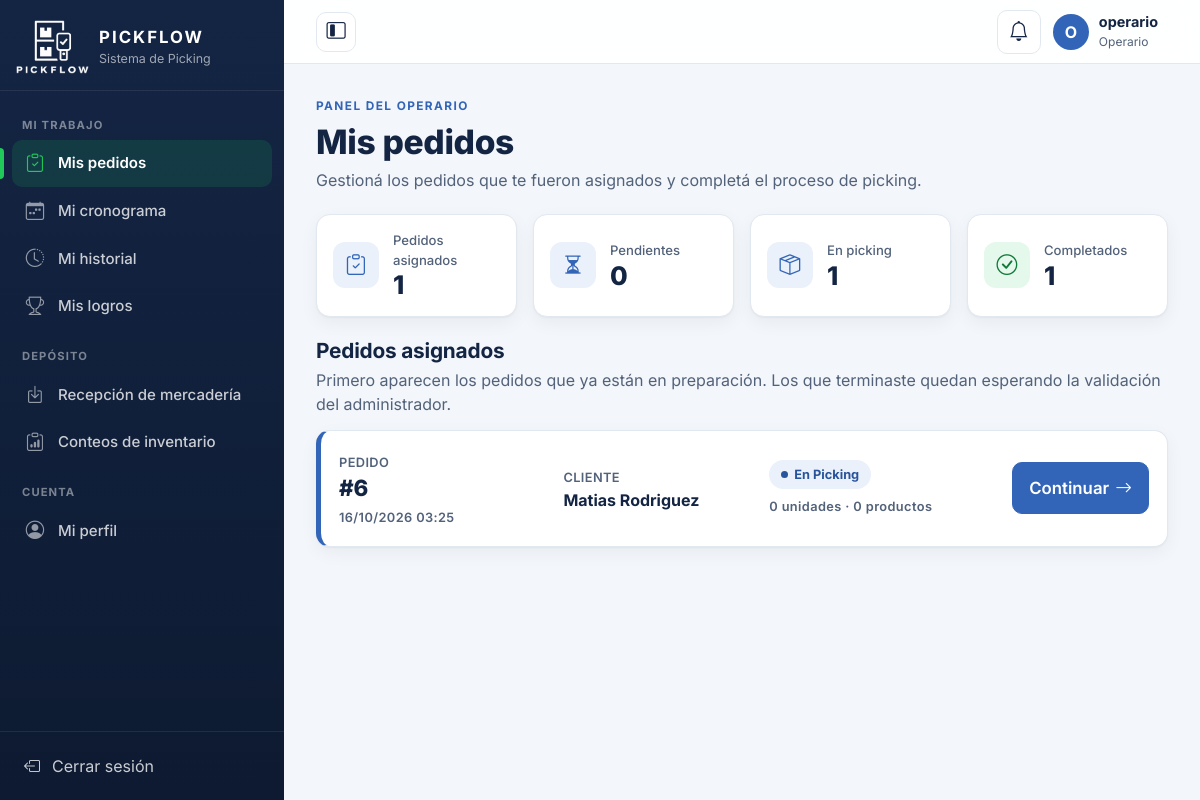
/index.php?c=picking (signed in), run on the app's committed database.
### tables this page shows
CREATE TABLE Pedido (
    id_pedido INT AUTO_INCREMENT PRIMARY KEY,
    fecha_creacion DATETIME NOT NULL,
    fecha_inicio_picking DATETIME NULL,         
    fecha_entrega DATETIME,                     
    estado VARCHAR(20) NOT NULL,
    recogido BOOLEAN NOT NULL DEFAULT FALSE,
    ci_cliente VARCHAR(8) NOT NULL,
    ci_operario VARCHAR(8),
    FOREIGN KEY (ci_cliente) REFERENCES Cliente(CI),
    FOREIGN KEY (ci_operario) REFERENCES Operario(CI)
);

### controller/Controlador.php (called while the page is built, shortened)
<?php
abstract class Controlador
{
    protected function vista($vista, array $datos = [])
    {
        $datos['csrf'] = $this->tokenCsrf();
        $datos['sesion'] = ['usuario' => (string)($_SESSION['usuario'] ?? ''), 'rol' => $this->rol(), 'foto' => $this->fotoUsuario()];
        extract($datos);
        require RAIZ . '/view/' . $vista . '.php';
    }
    protected function rol()
    {
        return $_SESSION['rol'] ?? '';
    }
    protected function fotoUsuario()
    {
        return fotoPerfil($_SESSION['foto']);
    }
    protected function tokenCsrf()
    {
        return $_SESSION['csrf'];
    }
}

### controller/PickingController.php (called while the page is built, shortened)
<?php
class PickingController extends Controlador
{
    public function index()
    {
        $ci = $this->ciUsuario();
        $modelo = new Picking();
        $pendientes = $modelo->contarPorEstado($ci, 'Pendiente');
        $enPicking = $modelo->contarPorEstado($ci, 'En Picking');
        $this->vista('operario/dashboard', [
            'pendientes' => $pendientes,
            'enPicking' => $enPicking,
            'completados' => $modelo->contarPorEstado($ci, 'Completado'),
            'asignados' => $pendientes + $enPicking,
            'pedidos' => $modelo->pedidosAsignados($ci),
        ]);
    }
}

### index.php (called while the page is built, shortened)
<?php
require RAIZ . '/model/Conexion.php';
require RAIZ . '/model/Modelo.php';
require RAIZ . '/view/ayudas.php';
require RAIZ . '/controller/Controlador.php';
$accion = $_GET['a'] ?? 'index';
$controlador = new $rutas[$nombre]();
$controlador->$accion();

### model/Modelo.php (called while the page is built, shortened)
<?php
abstract class Modelo
{
    protected $db;
    public function __construct()
    {
        $this->db = Conexion::obtener();
    }
    protected function preparar($sql, $tipos = '', array $parametros = [])
    {
        $stmt = $this->db->prepare($sql);
        if ($tipos !== '') {
            $stmt->bind_param($tipos, ...$parametros);
        }
        $stmt->execute();
        return $stmt;
    }
    protected function filas($sql, $tipos = '', array $parametros = [])
    {
        $stmt = $this->preparar($sql, $tipos, $parametros);
        $resultado = $stmt->get_result();
        $filas = $resultado ? $resultado->fetch_all(MYSQLI_ASSOC) : [];
        return $filas;
    }
    protected function fila($sql, $tipos = '', array $parametros = [])
    {
        return $this->filas($sql, $tipos, $parametros)[0] ?? null;
    }
    protected function valor($sql, $tipos = '', array $parametros = [])
    {
        $fila = $this->fila($sql, $tipos, $parametros);
        return $fila === null ? null : reset($fila);
    }
}

### model/Conexion.php (called while the page is built, shortened)
<?php
class Conexion
{
    private static $conexion = null;
    public static function obtener()
    {
        if (self::$conexion === null) {
            try {
                $conexion = new mysqli(self::SERVIDOR, self::USUARIO, self::PASSWORD, self::BASE_DATOS, self::PUERTO);
            } catch (mysqli_sql_exception $ex) {
                error_log('PICKFLOW: error de conexión MySQL: ' . $ex->getMessage());
                http_response_code(503);
                exit('No se pudo conectar con la base de datos. Verificá que MySQL esté iniciado.');
            }
            $conexion->set_charset('utf8mb4');
            $conexion->query("SET time_zone = '-03:00'");
            self::$conexion = $conexion;
        }
        return self::$conexion;
    }
}

### model/Picking.php (called while the page is built, shortened)
<?php
class Picking extends Modelo
{
    public function contarPorEstado($ci, $estado)
    {
        return (int)$this->valor("SELECT COUNT(*) FROM Pedido WHERE ci_operario = ? AND estado = ?", 'ss', [$ci, $estado]);
    }
    public function pedidosAsignados($ci)
    {
        return $this->filas("SELECT p.id_pedido AS id, p.estado, p.fecha_creacion AS fecha,
                                    pc.usuario AS cliente,
                                    COUNT(DISTINCT t.id_producto) AS productos_diferentes,
                                    COALESCE(SUM(t.Cantidad), 0) AS total_productos
                             FROM Pedido p
                             INNER JOIN Cliente c ON c.CI = p.ci_cliente
                             INNER JOIN Persona pc ON pc.CI = c.CI
                             LEFT JOIN Tiene t ON t.id_pedido = p.id_pedido
                             WHERE p.ci_operario = ? AND p.estado IN ('Pendiente', 'En Picking', 'Por validar')
                             GROUP BY p.id_pedido, p.estado, p.fecha_creacion, pc.usuario
                             ORDER BY FIELD(p.estado, 'En Picking', 'Pendiente', 'Por validar'), p.fecha_creacion ASC", 's', [$ci]);
    }
}

### view/ayudas.php (called while the page is built, shortened)
<?php
function e($texto)
{
    return htmlspecialchars((string)$texto, ENT_QUOTES, 'UTF-8');
}
function url($controlador = 'inicio', $accion = 'index', array $parametros = [])
{
    $ruta = ['c' => $controlador];
    if ($accion !== 'index') {
        $ruta['a'] = $accion;
    }
    return 'index.php?' . http_build_query($ruta + $parametros, '', '&', PHP_QUERY_RFC3986);
}
function fecha($valor, $formato = 'd/m/Y H:i')
{
    return $valor ? date($formato, strtotime($valor)) : '';
}

### view/operario/dashboard.php (the view, shortened to what this page needs)
<?php
require RAIZ . '/view/layout/cabecera.php';
?>
<section class="encabezado">
    <span class="encabezado-etiqueta">PANEL DEL OPERARIO</span>
    <h1>Mis pedidos</h1>
    <p>Gestioná los pedidos que te fueron asignados y completá el proceso de picking.</p>
</section>
<section class="indicadores">
    <div class="indicador"><i class="bi bi-clipboard-check"></i><div><span>Pedidos asignados</span><strong><?= $asignados ?></strong></div></div>
    <div class="indicador"><i class="bi bi-hourglass-split"></i><div><span>Pendientes</span><strong><?= $pendientes ?></strong></div></div>
    <div class="indicador"><i class="bi bi-box-seam"></i><div><span>En picking</span><strong><?= $enPicking ?></strong></div></div>
    <div class="indicador indicador-verde"><i class="bi bi-check-circle"></i><div><span>Completados</span><strong><?= $completados ?></strong></div></div>
</section>
<section>
    <div class="titulo-seccion">
        <h2>Pedidos asignados</h2>
        <p>Primero aparecen los pedidos que ya están en preparación. Los que terminaste quedan esperando la validación del administrador.</p>
    </div>
    <div class="lista-pedidos">
        <?php foreach ($pedidos as $p) { ?>
            <article class="pedido-fila <?= $p['estado'] === 'En Picking' ? 'en-picking' : '' ?>">
                <div><span class="dato-etiqueta">PEDIDO</span><h3>#<?= (int)$p['id'] ?></h3><span class="dato-etiqueta"><?= e(fecha($p['fecha'])) ?></span></div>
                <div><span class="dato-etiqueta">CLIENTE</span><div><strong><?= e($p['cliente']) ?></strong></div></div>
                <div>
                    <span class="estado <?= $p['estado'] === 'En Picking' ? 'en-proceso' : 'pendiente' ?>"><?= $p['estado'] === 'Por validar' ? 'Esperando validación del administrador' : e($p['estado']) ?></span>
                    <div class="dato-etiqueta mt-2"><?= (int)$p['total_productos'] ?> unidades · <?= (int)$p['productos_diferentes'] ?> productos</div>
                </div>
                <a class="btn btn-primary btn-lg" href="<?= e(url('picking', 'pedido', ['id' => $p['id']])) ?>"><?= $p['estado'] === 'En Picking' ? 'Continuar' : 'Ver pedido' ?> <i class="bi bi-arrow-right"></i></a>
            </article>
        <?php } ?>
    </div>
</section>
<?php require RAIZ . '/view/layout/pie.php'; ?>

### css/app.css (style rules this page uses)
:root { --navy: #142544; --navy-oscuro: #0d1a31; --azul: #3265B7; --azul-hover: #28549b; --azul-claro: #EAF1FB; --verde: #20C95A; --verde-hover: #18ad4c; --verde-oscuro: #0f7a37; --verde-claro: #E4F8EC; --ambar: #B7791F; --ambar-claro: #FFF4DB; --rojo: #DC3545; --celeste: #0EA5C6; --fondo: #F3F6FA; --blanco: #FFFFFF; --borde: #E2E8F0; --texto: #142544; --texto-2: #52627A; --oro: #C9971C; --oro-fondo: #FFF6DA; --plata: #7A8794; --plata-fondo: #EEF1F4; --bronce: #A8622F; --bronce-fondo: #F8EADF; --gris-fondo: #F1F3F5; --radio: 14px; --radio-chico: 10px; --sombra: 0 1px 2px rgba(16, 24, 40, .04), 0 6px 18px rgba(20, 37, 68, .05); --ancho-menu: 284px; --alto-barra: 64px; --foco: #FFBF47; --bs-primary: #3265B7; --bs-primary-rgb: 50, 101, 183; --bs-link-color: #3265B7; --bs-link-color-rgb: 50, 101, 183; --bs-link-hover-color: #28549b; --bs-body-font-family: 'Inter', system-ui, -apple-system, 'Segoe UI', Roboto, Arial, sans-serif; --bs-body-color: #142544; --bs-border-color: #E2E8F0; }
html { -webkit-text-size-adjust: 100%; }
body { font-family: var(--bs-body-font-family); color: var(--texto); background: var(--fondo); overflow-wrap: break-word; }
h1, h2, h3, h4, h5, h6 { color: var(--texto); font-weight: 700; letter-spacing: -.01em; }
.encabezado { margin-bottom: 22px; }
.encabezado-etiqueta { display: inline-block; color: var(--azul); font-size: .74rem; font-weight: 700; letter-spacing: .12em; margin-bottom: 6px; }
.encabezado h1 { font-size: clamp(1.55rem, 1.2rem + 1.2vw, 2.1rem); font-weight: 800; margin: 0 0 6px; }
.encabezado p { color: var(--texto-2); margin: 0; max-width: 72ch; }
.indicadores { display: grid; grid-template-columns: repeat(2, minmax(0, 1fr)); gap: 12px; margin-bottom: 22px; }
.indicador { display: flex; align-items: center; gap: 14px; padding: 16px; background: var(--blanco); border: 1px solid var(--borde); border-radius: var(--radio); box-shadow: var(--sombra); color: inherit; text-decoration: none; transition: transform .15s, box-shadow .15s, border-color .15s; }
.indicador > i { width: 46px; height: 46px; border-radius: 12px; background: var(--azul-claro); color: var(--azul); display: inline-flex; align-items: center; justify-content: center; font-size: 1.3rem; flex-shrink: 0; }
.indicador-verde > i { background: var(--verde-claro); color: var(--verde-oscuro); }
.indicador span { display: block; color: var(--texto-2); font-size: .82rem; font-weight: 500; }
.indicador strong { display: block; font-size: 1.6rem; font-weight: 800; line-height: 1.15; }
@media (min-width: 992px) { .indicadores { grid-template-columns: repeat(4, minmax(0, 1fr)); gap: 16px; } }
.estado { display: inline-flex; align-items: center; gap: 6px; padding: 5px 12px; border-radius: 999px; font-size: .8rem; font-weight: 700; background: #EDF0F4; color: #4A5568; white-space: nowrap; }
.estado::before { content: ""; width: 7px; height: 7px; border-radius: 50%; background: currentColor; }
.estado.en-proceso { background: var(--azul-claro); color: var(--azul-hover); }
.btn { font-weight: 600; border-radius: var(--radio-chico); min-height: 44px; display: inline-flex; align-items: center; justify-content: center; gap: 6px; }
.btn-lg { min-height: 52px; font-size: 1.05rem; }
.btn-primary { --bs-btn-bg: var(--azul); --bs-btn-border-color: var(--azul); --bs-btn-hover-bg: var(--azul-hover); --bs-btn-hover-border-color: var(--azul-hover); --bs-btn-active-bg: #214684; --bs-btn-disabled-bg: var(--azul); --bs-btn-disabled-border-color: var(--azul); }
.titulo-seccion { margin-bottom: 14px; }
.titulo-seccion h2 { font-size: 1.3rem; margin-bottom: 4px; }
.titulo-seccion p { color: var(--texto-2); margin: 0; }
.lista-pedidos { display: grid; gap: 14px; }
.pedido-fila { display: grid; grid-template-columns: minmax(0, 1fr); gap: 14px; align-items: center; padding: 18px; background: var(--blanco); border: 1px solid var(--borde); border-left: 5px solid #F0B429; border-radius: var(--radio); box-shadow: var(--sombra); }
.pedido-fila.en-picking { border-left-color: var(--azul); }
.pedido-fila h3 { margin: 2px 0; font-size: 1.4rem; font-weight: 800; }
.dato-etiqueta { color: var(--texto-2); font-size: .8rem; font-weight: 600; letter-spacing: .03em; }
@media (min-width: 900px) { .pedido-fila { grid-template-columns: 1.1fr 1fr 1.2fr auto; gap: 20px; } }
:where(a, button, input, select, textarea, .btn):focus-visible { outline: 3px solid var(--foco); outline-offset: 2px; }

### data on the page
pedido: id_pedido "6", fecha_creacion "16/10/2026 03:25", cliente "Matias Rodriguez", estado "En Picking", total_productos "0", productos_diferentes "0", shows "Continuar"

### other printed values
$menuGrupo "MI TRABAJO"
$mTexto "Mis pedidos"
$mTexto "Mi cronograma"
$mTexto "Mi historial"
$mTexto "Mis logros"
$menuGrupo "DEPÓSITO"
$mTexto "Recepción de mercadería"
$mTexto "Conteos de inventario"
$menuGrupo "CUENTA"
$mTexto "Mi perfil"
$iniciales "O"
$sesion['usuario'] "operario"
$asignados "1"
$pendientes "0"
$enPicking "1"
